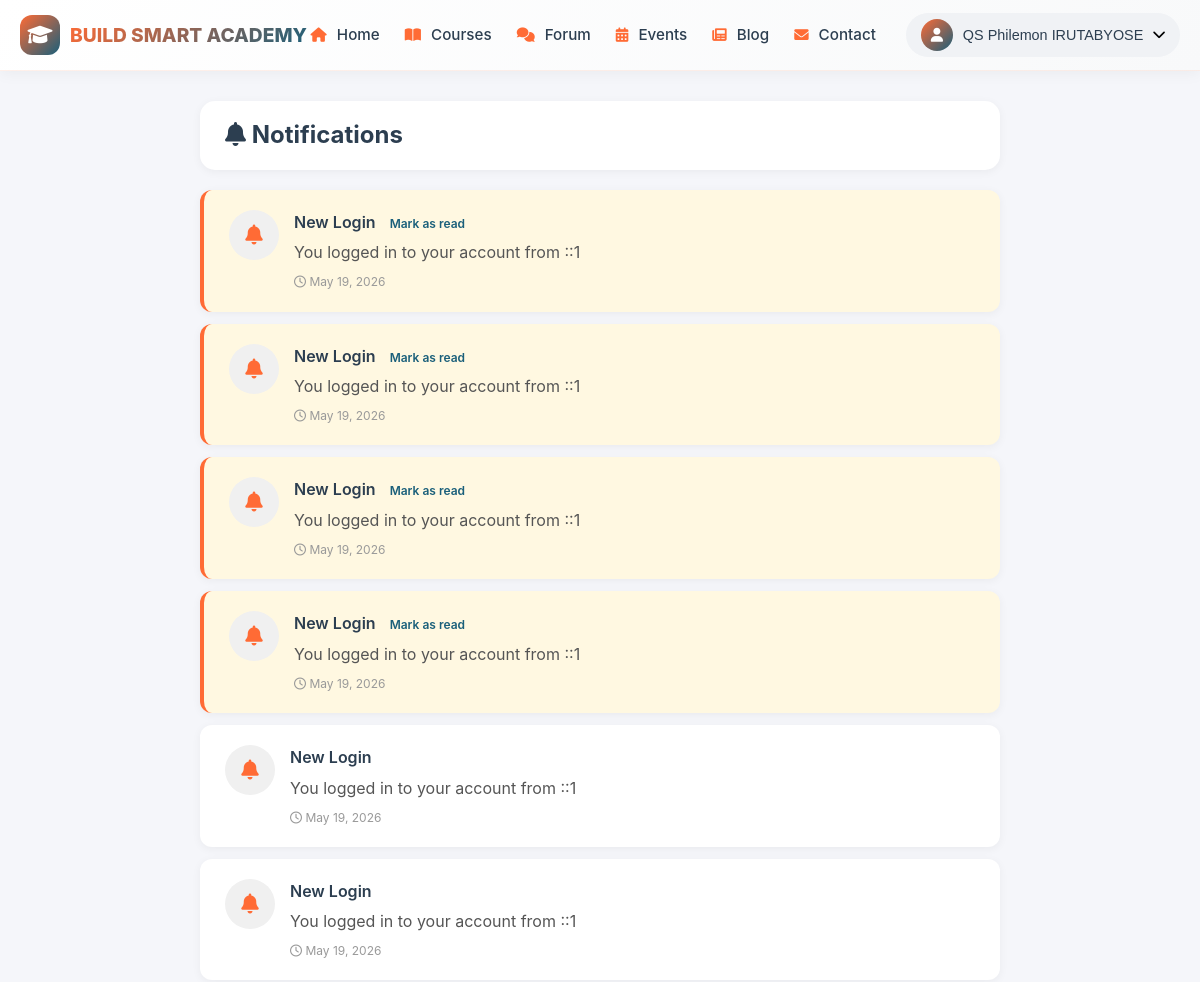
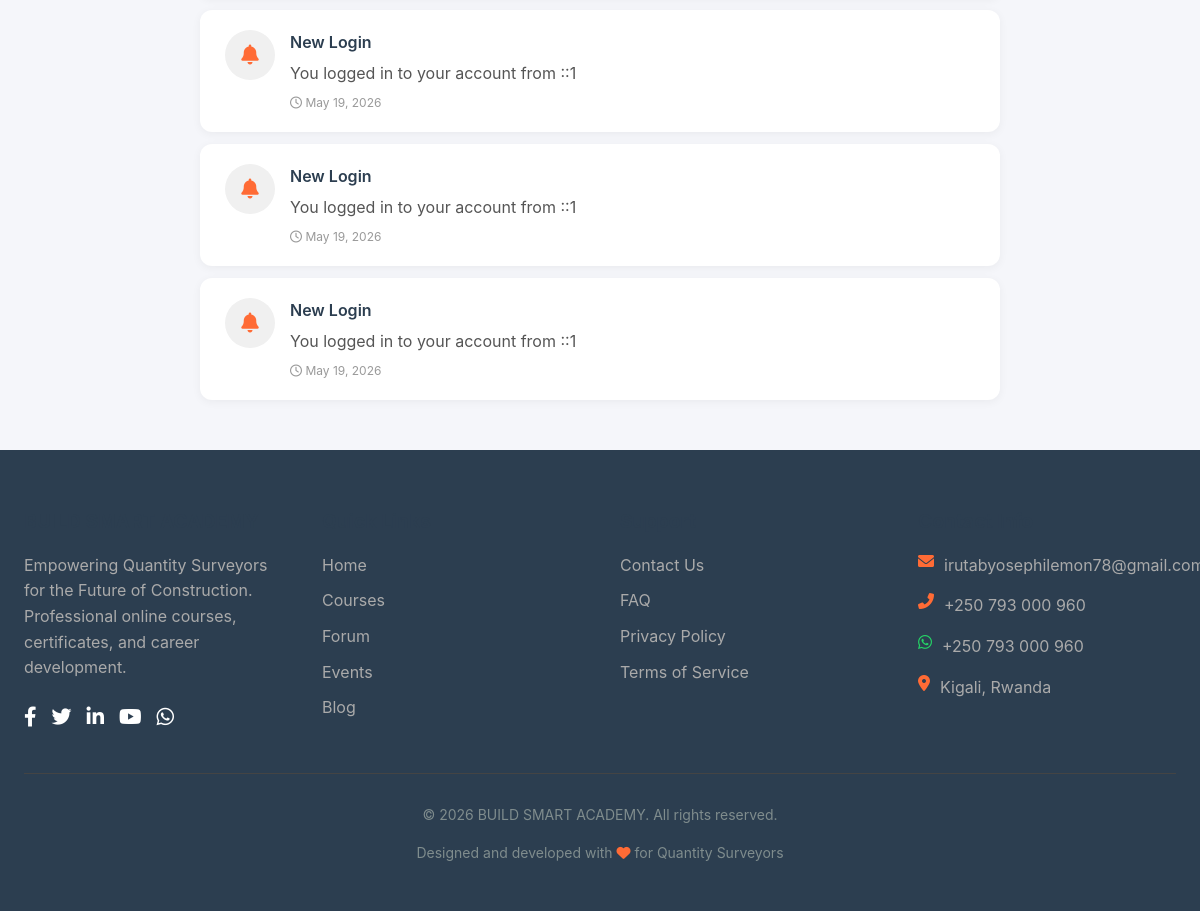
Screenshot of /notifications.php (signed in) with the database file from the repository (2 pictures, top to bottom).
### tables this page shows
CREATE TABLE `notifications` (
  `id` int(11) NOT NULL,
  `user_id` int(11) NOT NULL,
  `title` varchar(255) NOT NULL,
  `message` text NOT NULL,
  `type` varchar(50) DEFAULT NULL,
  `is_read` tinyint(1) DEFAULT 0,
  `created_at` timestamp NOT NULL DEFAULT current_timestamp()
);

### functions.php (called while the page is built, shortened)
<?php
if (!function_exists('isLoggedIn')) {
    function isLoggedIn() {
        return isset($_SESSION['user_id']);
    }
}
if (!function_exists('timeAgo')) {
    function timeAgo($timestamp) {
        $time_ago = strtotime($timestamp);
        $current_time = time();
        $time_difference = $current_time - $time_ago;
        $minutes = round($time_difference / 60);
        $hours = round($time_difference / 3600);
        $days = round($time_difference / 86400);
        if ($time_difference <= 60) {
            return "Just now";
        } elseif ($minutes <= 60) {
            return ($minutes == 1) ? "1 minute ago" : "$minutes minutes ago";
        } elseif ($hours <= 24) {
            return ($hours == 1) ? "1 hour ago" : "$hours hours ago";
        } elseif ($days <= 7) {
            return ($days == 1) ? "yesterday" : "$days days ago";
        } else {
            return date('M d, Y', strtotime($timestamp));
        }
    }
}
?>

### notifications.php (the view, shortened to what this page needs)
<?php
require_once __DIR__ . '/../config/functions.php';
$user_id = getCurrentUserId();
$db = Database::getConnection();
$stmt = $db->prepare("
    SELECT * FROM notifications
    WHERE user_id = ?
    ORDER BY created_at DESC
");
$stmt->execute([$user_id]);
$notifications = $stmt->fetchAll();
?>
<!DOCTYPE html>
<html lang="en">
<head>
    <link rel="stylesheet" href="<?php echo SITE_URL; ?>assets/css/style.css">
    <link rel="stylesheet" href="https://cdnjs.cloudflare.com/ajax/libs/font-awesome/6.0.0/css/all.min.css">
</head>
<body>
    <?php include __DIR__ . '/../includes/navbar.php'; ?>
    <div class="container">
        <div class="notifications-container">
            <div class="notifications-header">
                <h1><i class="fas fa-bell"></i> Notifications</h1>
            </div>
            <?php if (count($notifications) > 0): ?>
                <?php foreach ($notifications as $notification): ?>
                    <div class="notification-item <?php echo $notification['is_read'] ? '' : 'unread'; ?>">
                        <div class="notification-icon">
                            <i class="fas fa-bell"></i>
                        </div>
                        <div class="notification-content">
                            <div class="notification-title">
                                <?php echo htmlspecialchars($notification['title']); ?>
                                <?php if (!$notification['is_read']): ?>
                                    <a href="?mark_read=<?php echo $notification['id']; ?>" class="mark-read-btn">
                                        Mark as read
                                    </a>
                                <?php endif; ?>
                            </div>
                            <div class="notification-message">
                                <?php echo nl2br(htmlspecialchars($notification['message'])); ?>
                            </div>
                            <div class="notification-time">
                                <i class="far fa-clock"></i> <?php echo timeAgo($notification['created_at']); ?>
                            </div>
                        </div>
                    </div>
                <?php endforeach; ?>
            <?php endif; ?>
        </div>
    </div>
    <?php include __DIR__ . '/../includes/footer.php'; ?>
</body>
</html>

### navbar.php (shortened to what this page needs)
<nav class="user-navbar">
    <div class="container">
        <div class="navbar-brand">
            <a href="<?php echo SITE_URL; ?>" class="logo">
                <div class="logo-icon">
                    <i class="fas fa-graduation-cap"></i>
                </div>
                <span class="logo-text">BUILD SMART ACADEMY</span>
            </a>
        </div>
        <div class="navbar-menu" id="navbarMenu">
            <ul class="nav-links">
                <li><a href="<?php echo SITE_URL; ?>" class="nav-link"><i class="fas fa-home"></i> Home</a></li>
                <li><a href="<?php echo SITE_URL; ?>courses/" class="nav-link"><i class="fas fa-book-open"></i> Courses</a></li>
                <li><a href="<?php echo SITE_URL; ?>forum/" class="nav-link"><i class="fas fa-comments"></i> Forum</a></li>
                <li><a href="<?php echo SITE_URL; ?>events/" class="nav-link"><i class="fas fa-calendar-alt"></i> Events</a></li>
                <li><a href="<?php echo SITE_URL; ?>blog/" class="nav-link"><i class="fas fa-newspaper"></i> Blog</a></li>
                <li><a href="<?php echo SITE_URL; ?>contact.php" class="nav-link"><i class="fas fa-envelope"></i> Contact</a></li>
            </ul>
            <div class="nav-actions">
                <?php if (isLoggedIn()): ?>
                    <div class="user-dropdown">
                        <button class="user-btn" id="userDropdownBtn">
                            <div class="user-avatar">
                                <i class="fas fa-user"></i>
                            </div>
                            <span class="user-name"><?php echo htmlspecialchars($_SESSION['user_name']); ?></span>
                            <i class="fas fa-chevron-down"></i>
                        </button>
                    </div>
                <?php else: ?>
                    <a href="<?php echo SITE_URL; ?>auth/login.php" class="btn-login"><i class="fas fa-sign-in-alt"></i> Login</a>
                    <a href="<?php echo SITE_URL; ?>auth/register.php" class="btn-register"><i class="fas fa-user-plus"></i> Register</a>
                <?php endif; ?>
            </div>
        </div>
    </div>
</nav>

### footer.php (shortened to what this page needs)
<footer style="background: var(--dark); color: white; padding: 60px 0 30px; margin-top: 50px;">
    <div class="container">
        <div style="display: grid; grid-template-columns: repeat(auto-fit, minmax(250px, 1fr)); gap: 40px; margin-bottom: 40px;">
            <div>
                <h3 style="margin-bottom: 20px; font-size: 1.2rem;"><?php echo SITE_NAME; ?></h3>
                <p style="color: #aaa; line-height: 1.6;">Empowering Quantity Surveyors for the Future of Construction. Professional online courses, certificates, and career development.</p>
                <div style="margin-top: 20px; display: flex; gap: 15px;">
                    <a href="#" style="color: white; font-size: 20px; transition: var(--transition);"><i class="fab fa-facebook-f"></i></a>
                    <a href="#" style="color: white; font-size: 20px; transition: var(--transition);"><i class="fab fa-twitter"></i></a>
                    <a href="#" style="color: white; font-size: 20px; transition: var(--transition);"><i class="fab fa-linkedin-in"></i></a>
                    <a href="#" style="color: white; font-size: 20px; transition: var(--transition);"><i class="fab fa-youtube"></i></a>
                    <a href="https://wa.me/250793000960" style="color: white; font-size: 20px; transition: var(--transition);"><i class="fab fa-whatsapp"></i></a>
                </div>
            </div>
            <div>
                <h3 style="margin-bottom: 20px; font-size: 1.2rem;">Quick Links</h3>
                <ul style="list-style: none; padding: 0;">
                    <li style="margin-bottom: 10px;"><a href="<?php echo SITE_URL; ?>" style="color: #aaa; text-decoration: none; transition: var(--transition);">Home</a></li>
                    <li style="margin-bottom: 10px;"><a href="<?php echo SITE_URL; ?>courses/" style="color: #aaa; text-decoration: none; transition: var(--transition);">Courses</a></li>
                    <li style="margin-bottom: 10px;"><a href="<?php echo SITE_URL; ?>forum/" style="color: #aaa; text-decoration: none; transition: var(--transition);">Forum</a></li>
                    <li style="margin-bottom: 10px;"><a href="<?php echo SITE_URL; ?>events/" style="color: #aaa; text-decoration: none; transition: var(--transition);">Events</a></li>
                    <li style="margin-bottom: 10px;"><a href="<?php echo SITE_URL; ?>blog/" style="color: #aaa; text-decoration: none; transition: var(--transition);">Blog</a></li>
                </ul>
            </div>
            <div>
                <h3 style="margin-bottom: 20px; font-size: 1.2rem;">Support</h3>
                <ul style="list-style: none; padding: 0;">
                    <li style="margin-bottom: 10px;"><a href="<?php echo SITE_URL; ?>contact.php" style="color: #aaa; text-decoration: none; transition: var(--transition);">Contact Us</a></li>
                    <li style="margin-bottom: 10px;"><a href="<?php echo SITE_URL; ?>faq.php" style="color: #aaa; text-decoration: none; transition: var(--transition);">FAQ</a></li>
                    <li style="margin-bottom: 10px;"><a href="<?php echo SITE_URL; ?>privacy-policy.php" style="color: #aaa; text-decoration: none; transition: var(--transition);">Privacy Policy</a></li>
                    <li style="margin-bottom: 10px;"><a href="<?php echo SITE_URL; ?>terms.php" style="color: #aaa; text-decoration: none; transition: var(--transition);">Terms of Service</a></li>
                </ul>
            </div>
            <div>
                <h3 style="margin-bottom: 20px; font-size: 1.2rem;">Contact Info</h3>
                <ul style="list-style: none; padding: 0;">
                    <li style="margin-bottom: 15px; display: flex; gap: 10px;">
                        <i class="fas fa-envelope" style="color: var(--orange);"></i>
                        <span style="color: #aaa;">irutabyosephilemon78@gmail.com</span>
                    </li>
                    <li style="margin-bottom: 15px; display: flex; gap: 10px;">
                        <i class="fas fa-phone-alt" style="color: var(--orange);"></i>
                        <span style="color: #aaa;">+250 793 000 960</span>
                    </li>
                    <li style="margin-bottom: 15px; display: flex; gap: 10px;">
                        <i class="fab fa-whatsapp" style="color: #25d366;"></i>
                        <span style="color: #aaa;">+250 793 000 960</span>
                    </li>
                    <li style="margin-bottom: 15px; display: flex; gap: 10px;">
                        <i class="fas fa-map-marker-alt" style="color: var(--orange);"></i>
                        <span style="color: #aaa;">Kigali, Rwanda</span>
                    </li>
                </ul>
            </div>
        </div>
        <div style="border-top: 1px solid #444; padding-top: 30px; text-align: center; color: #888; font-size: 14px;">
            <p>&copy; <?php echo date('Y'); ?> <?php echo SITE_NAME; ?>. All rights reserved.</p>
            <p style="margin-top: 10px;">Designed and developed with <i class="fas fa-heart" style="color: var(--orange);"></i> for Quantity Surveyors</p>
        </div>
    </div>
</footer>
</body>
</html>

### style.css (style rules this page uses)
:root { --orange: #FF6B35; --orange-dark: #e55a2b; --blue: #1A5F7A; --blue-dark: #134b62; --dark: #2C3E50; --dark-light: #34495e; --light: #ECF0F1; --white: #FFFFFF; --gray: #7F8C8D; --gray-light: #bdc3c7; --green: #27AE60; --green-dark: #219a52; --red: #E74C3C; --red-dark: #c0392b; --yellow: #F39C12; --purple: #9B59B6; --shadow-sm: 0 2px 8px rgba(0,0,0,0.05); --shadow-md: 0 5px 20px rgba(0,0,0,0.08); --shadow-lg: 0 10px 40px rgba(0,0,0,0.12); --shadow-xl: 0 20px 60px rgba(0,0,0,0.15); --transition-fast: all 0.2s ease; --transition: all 0.3s ease; --transition-slow: all 0.5s ease; --border-radius-sm: 8px; --border-radius-md: 12px; --border-radius-lg: 16px; --border-radius-xl: 24px; }
* { margin: 0; padding: 0; box-sizing: border-box; }
*::before, *::after { box-sizing: border-box; }
html { scroll-behavior: smooth; -webkit-font-smoothing: antialiased; -moz-osx-font-smoothing: grayscale; }
body { font-family: 'Inter', -apple-system, BlinkMacSystemFont, 'Segoe UI', Roboto, 'Helvetica Neue', sans-serif; line-height: 1.6; color: var(--dark); background-color: #f5f6fa; overflow-x: hidden; }
h1, h2, h3, h4, h5, h6 { font-weight: 700; line-height: 1.2; margin-bottom: 0.5em; color: var(--dark); }
h1 { font-size: 2.5rem; }
h3 { font-size: 1.5rem; }
p { margin-bottom: 1rem; color: var(--gray); }
a { color: var(--orange); text-decoration: none; transition: var(--transition); }
.container { max-width: 1280px; margin: 0 auto; padding: 0 24px; }
.nav-links { display: flex; gap: 28px; list-style: none; margin: 0; padding: 0; }
.nav-link { text-decoration: none; color: var(--dark); font-weight: 500; transition: var(--transition); position: relative; padding: 5px 0; }
.nav-link:after { content: ''; position: absolute; bottom: 0; left: 0; width: 0; height: 2px; background: var(--orange); transition: var(--transition); }

### notifications.php (style rules this page uses)
.notifications-container { max-width: 800px; margin: 30px auto; }
.notifications-header { background: white; border-radius: 15px; padding: 20px 25px; margin-bottom: 20px; display: flex; justify-content: space-between; align-items: center; box-shadow: 0 2px 10px rgba(0,0,0,0.05); }
.notifications-header h1 { margin: 0; font-size: 1.5rem; }
.notification-item { background: white; border-radius: 12px; padding: 20px 25px; margin-bottom: 12px; display: flex; gap: 15px; transition: all 0.3s; box-shadow: 0 2px 10px rgba(0,0,0,0.05); }
.notification-item.unread { background: #fff8e1; border-left: 4px solid var(--orange); }
.notification-icon { width: 50px; height: 50px; background: #f0f0f0; border-radius: 50%; display: flex; align-items: center; justify-content: center; flex-shrink: 0; }
.notification-icon i { font-size: 20px; color: var(--orange); }
.notification-content { flex: 1; }
.notification-title { font-weight: 600; font-size: 1rem; margin-bottom: 5px; }
.notification-message { color: #555; margin-bottom: 8px; line-height: 1.5; }
.notification-time { font-size: 12px; color: #999; }
.mark-read-btn { background: none; border: none; color: var(--blue); cursor: pointer; font-size: 12px; margin-left: 10px; }

### rows the page displays
notifications: title "New Login", message "You logged in to your account from ::1", created_at "May 19, 2026"
notifications: title "New Login", message "You logged in to your account from ::1", created_at "May 19, 2026"
notifications: title "New Login", message "You logged in to your account from ::1", created_at "May 19, 2026"
notifications: title "New Login", message "You logged in to your account from ::1", created_at "May 19, 2026"
notifications: title "New Login", message "You logged in to your account from ::1", created_at "May 19, 2026"
notifications: title "New Login", message "You logged in to your account from ::1", created_at "May 19, 2026"
notifications: title "New Login", message "You logged in to your account from ::1", created_at "May 19, 2026"
notifications: title "New Login", message "You logged in to your account from ::1", created_at "May 19, 2026"
notifications: title "New Login", message "You logged in to your account from ::1", created_at "May 19, 2026"

### other values shown
$_SESSION['user_name'] "QS Philemon IRUTABYOSE"
SITE_NAME "BUILD SMART ACADEMY"
